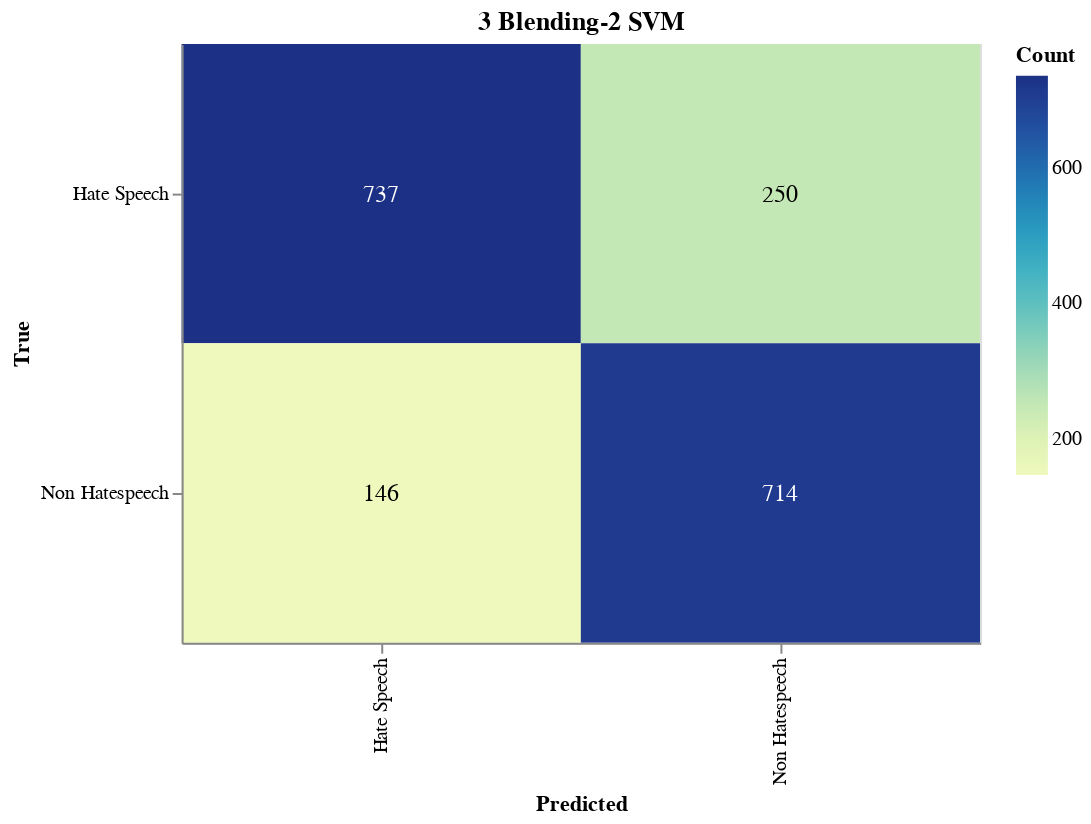

Notebook source saved alongside this figure:
### Markdown cell above
#### Save Confusion Matrix

### Code cell
import altair as alt
import pandas as pd
from sklearn.metrics import confusion_matrix

# Calculate the confusion matrix
cm = confusion_matrix(true_labels, adjusted_predictions)

# Define class names
class_names = ['Hate Speech', 'Non Hatespeech']

# Convert confusion matrix to DataFrame
cm_df = pd.DataFrame(cm, index=class_names, columns=class_names).reset_index().melt(id_vars='index')
cm_df.columns = ['True', 'Predicted', 'Count']

# Ensure the order of categories
cm_df['True'] = pd.Categorical(cm_df['True'], categories=class_names, ordered=True)
cm_df['Predicted'] = pd.Categorical(cm_df['Predicted'], categories=class_names, ordered=True)

# Create the Altair plot
heatmap = alt.Chart(cm_df).mark_rect().encode(
    x=alt.X('Predicted:O', sort=class_names),
    y=alt.Y('True:O', sort=class_names),
    color='Count:Q',
    tooltip=['True', 'Predicted', 'Count']
).properties(
    width=400,
    height=300,
    title='3 Blending-2 SVM'
)

# Add text labels
text = heatmap.mark_text(
    align='center',
    baseline='middle',
    fontSize=12
).encode(
    text='Count:Q',
    color=alt.condition(
        alt.datum.Count > cm.max() / 2,
        alt.value('white'),
        alt.value('black')
    )
)

# Combine heatmap and text
final_chart = heatmap + text

# Display the plot
final_chart.show()

### Figure 1 — Vega-Lite specification as saved in the notebook (floating-point values rounded to 4 significant figures)
{"config": {"view": {"continuousWidth": 300, "continuousHeight": 300}}, "layer": [{"mark": {"type": "rect"}, "encoding": {"color": {"field": "Count", "type": "quantitative"}, "tooltip": [{"field": "True", "type": "ordinal"}, {"field": "Predicted", "type": "ordinal"}, {"field": "Count", "type": "quantitative"}], "x": {"field": "Predicted", "sort": ["Hate Speech", "Non Hatespeech"], "type": "ordinal"}, "y": {"field": "True", "sort": ["Hate Speech", "Non Hatespeech"], "type": "ordinal"}}, "title": "3 Blending-2 SVM"}, {"mark": {"type": "text", "align": "center", "baseline": "middle", "fontSize": 12}, "encoding": {"color": {"condition": {"test": "(datum.Count > 368.5)", "value": "white"}, "value": "black"}, "text": {"field": "Count", "type": "quantitative"}, "tooltip": [{"field": "True", "type": "ordinal"}, {"field": "Predicted", "type": "ordinal"}, {"field": "Count", "type": "quantitative"}], "x": {"field": "Predicted", "sort": ["Hate Speech", "Non Hatespeech"], "type": "ordinal"}, "y": {"field": "True", "sort": ["Hate Speech", "Non Hatespeech"], "type": "ordinal"}}, "title": "3 Blending-2 SVM"}], "data": {"name": "data-a5ad01a91459f803d37e6ed813f261a2"}, "height": 300, "width": 400, "$schema": "https://vega.github.io/schema/vega-lite/v5.17.0.json", "datasets": {"data-a5ad01a91459f803d37e6ed813f261a2": [{"True": "Hate Speech", "Predicted": "Hate Speech", "Count": 737}, {"True": "Non Hatespeech", "Predicted": "Hate Speech", "Count": 146}, {"True": "Hate Speech", "Predicted": "Non Hatespeech", "Count": 250}, {"True": "Non Hatespeech", "Predicted": "Non Hatespeech", "Count": 714}]}}
